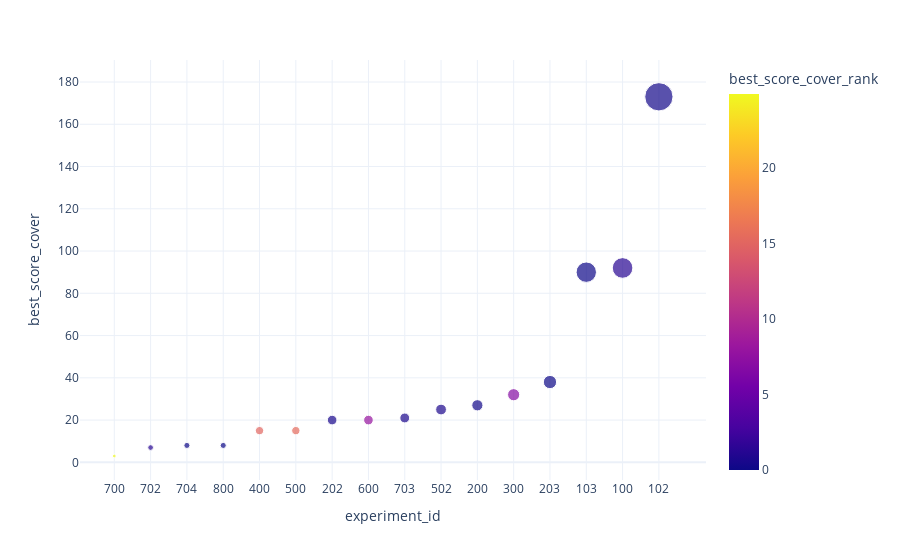

The code cell stored with this chart in its notebook:
### Code cell
fig = px.scatter(coldPlayRanks, x="experiment_id", y="best_score_cover", color='best_score_cover_rank',
                 size='best_score_cover',template='plotly_white')
fig.show()

### Figure 1 — Plotly figure (JSON) as saved in the notebook; plotly's stock layout.template omitted (floating-point values rounded to 4 significant figures)
{"data": [{"hovertemplate": "experiment_id=%{x}<br>best_score_cover=%{marker.size}<br>best_score_cover_rank=%{marker.color}<extra></extra>", "legendgroup": "", "marker": {"color": [24.91, 1.27, 0.008706, 0.008706, 15.09, 15.44, 0.5452, 7.903, 0.6887, 0.7211, 0.238, 6.82, 0.0018, 0.0666, 1.258, 0.2756], "coloraxis": "coloraxis", "size": [3, 7, 8, 8, 15, 15, 20, 20, 21, 25, 27, 32, 38, 90, 92, 173], "sizemode": "area", "sizeref": 0.4325, "symbol": "circle"}, "mode": "markers", "name": "", "orientation": "v", "showlegend": false, "type": "scatter", "x": ["700", "702", "704", "800", "400", "500", "202", "600", "703", "502", "200", "300", "203", "103", "100", "102"], "xaxis": "x", "y": [3, 7, 8, 8, 15, 15, 20, 20, 21, 25, 27, 32, 38, 90, 92, 173], "yaxis": "y"}], "layout": {"autosize": true, "coloraxis": {"colorbar": {"title": {"text": "best_score_cover_rank"}}, "colorscale": [[0, "#0d0887"], [0.1111, "#46039f"], [0.2222, "#7201a8"], [0.3333, "#9c179e"], [0.4444, "#bd3786"], [0.5556, "#d8576b"], [0.6667, "#ed7953"], [0.7778, "#fb9f3a"], [0.8889, "#fdca26"], [1, "#f0f921"]]}, "legend": {"itemsizing": "constant", "tracegroupgap": 0}, "margin": {"t": 60}, "xaxis": {"anchor": "y", "autorange": true, "domain": [0, 1], "range": [-0.8836, 16.04], "title": {"text": "experiment_id"}, "type": "category"}, "yaxis": {"anchor": "x", "autorange": true, "domain": [0, 1], "range": [-10.28, 198.4], "title": {"text": "best_score_cover"}, "type": "linear"}}}
